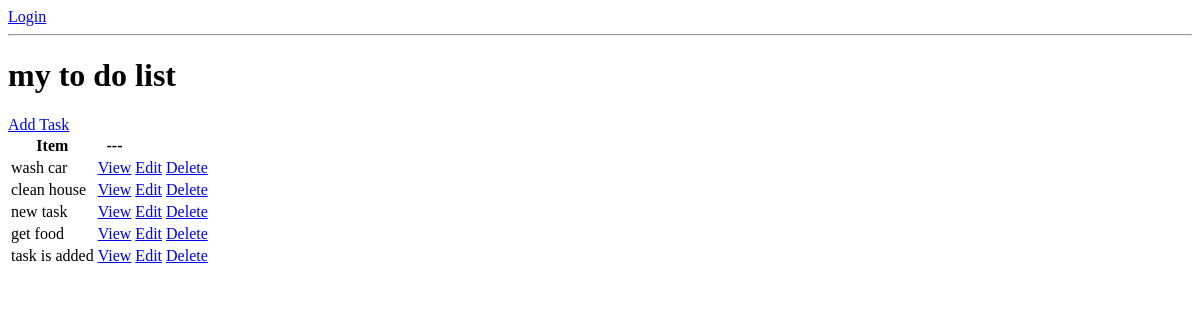
The app's page /, older data.
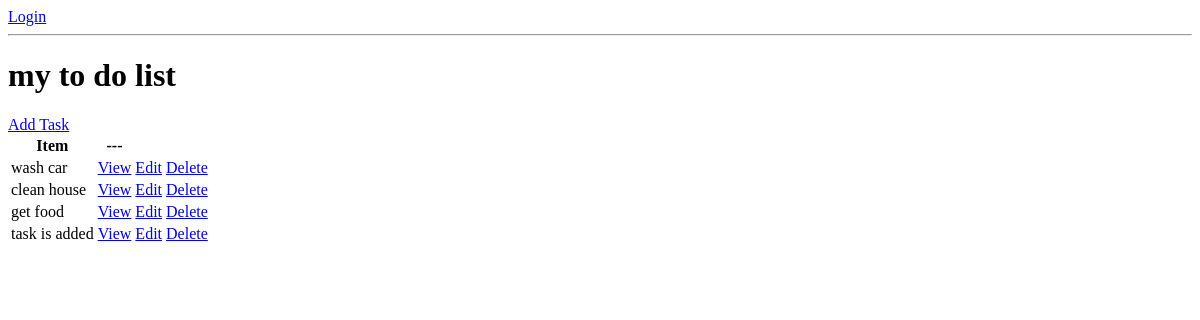
The same page, newer data.
### base/models.py (models this page shows, shortened)
class Task(models.Model):
    user = models.ForeignKey(User , on_delete=models.CASCADE, null=True, blank=True)
    title = models.CharField(max_length=200)
    description = models.TextField(null=True, blank=True)
    complete = models.BooleanField(default=False)
    created = models.DateTimeField(auto_now_add=True)
    class Meta:
        ordering = ['complete']

### base/views.py (the view)
# urls.py: path('',TaskList.as_view(),name='tasks'),
class TaskList(ListView):
    model = Task
    context_object_name = 'tasks'

### base/templates/base/task_list.html (shortened to what this page needs)
<!DOCTYPE html>
<html lang="en">
<head>
</head>
<body>
    {% if request.user.is_authenticated %}
        <p>{{request.user}}</p>
        <a href="{% url 'logout'%}">Logout</a>
    {% else %}
        <a href="{% url 'login'%}">Login</a>
    {% endif %}
    <hr>
    <h1>my to do list</h1>
    <a href="{% url 'task-create' %}">Add Task</a>
    <table>
        <th>Item</th>
        <th>---</th>
        {% for task in tasks %}
        <tr>
            <td>{{task.title}}</td>
            <td><a href="{% url 'task' task.id %}">View</a></td>
            <td><a href="{% url 'task-update' task.id %}">Edit</a></td>
            <td><a href="{% url 'task-delete' task.id %}">Delete</a></td>
        </tr>
        {% empty %}
            <h3>no items in list</h3>
        {% endfor %}
    </table>
</body>
</html>

Row changes from the older to the newer data that the page shows:
removed Task: title "new task"
